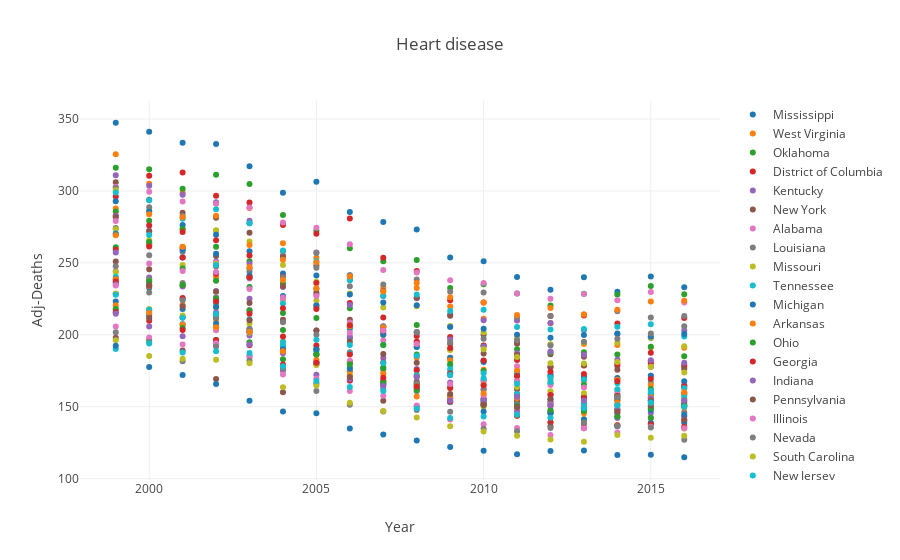
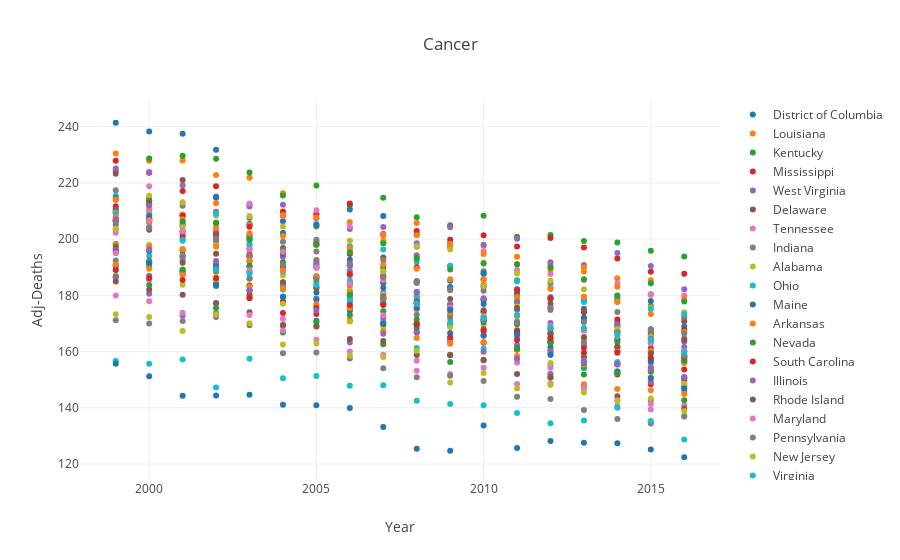
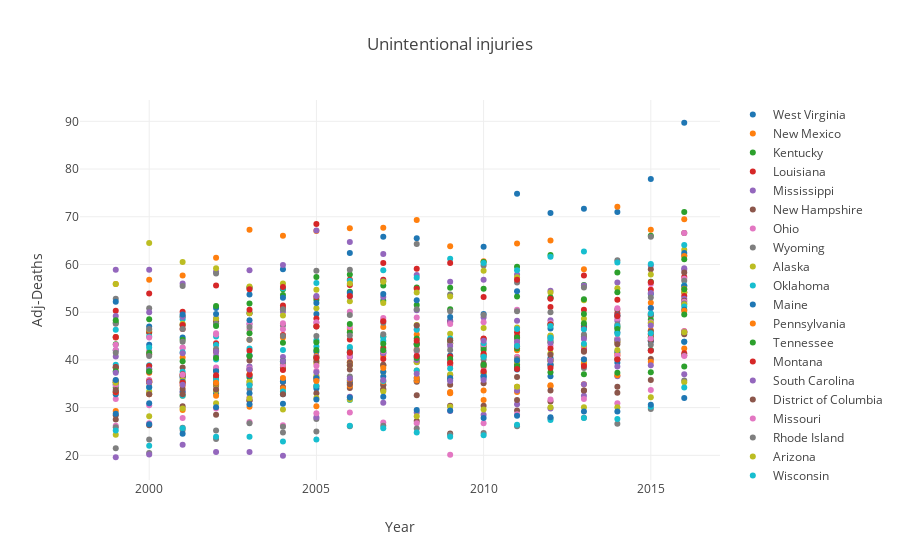
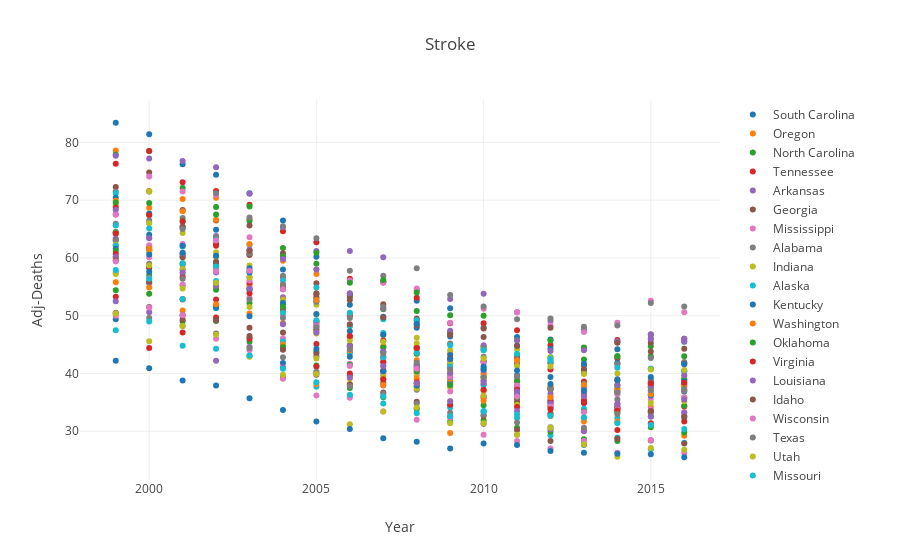

Write notebook code for charts like these, in order.
### Markdown cell above
## Visualizing our results with plotly!
#### Play around with the plots there are lots of options

### Code cell
configure_plotly_browser_state()
py.offline.init_notebook_mode(connected = True)

for i in range(len(cause_totals)):
  layout = go.Layout(
      title = str(causes[i]),
      yaxis = dict(
        title = 'Adj-Deaths'
      ),
      xaxis = dict(
        title = 'Year'
      ),
      hovermode = 'closest'
  )

  states = cause_totals[i]['State'].unique() # all states ordered
  cause_traces = []
  for state in states:
    cause_traces.append(
        go.Scatter(
        x = cause_totals[i].loc[cause_totals[i]['State'] == str(state)]['Year'],
        y = cause_totals[i].loc[cause_totals[i]['State'] == str(state)]['Adj-Deaths'],
        mode = 'markers',
        name = str(state)
      )
    )
  fig = go.Figure(data = cause_traces, layout=layout)
  py.offline.iplot(fig)
